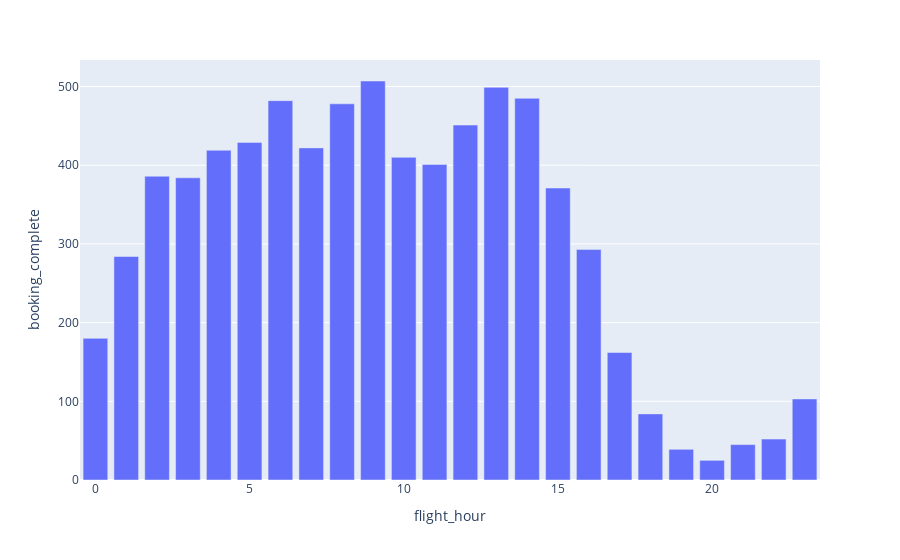

Notebook code for this chart:
### Code cell
fig = px.bar(reservationc_par_heure_de_vol, x='flight_hour',y='booking_complete')
fig.show()

### Figure 1 — Plotly figure (JSON) as saved in the notebook; plotly's stock layout.template omitted (floating-point values rounded to 4 significant figures)
{"data": [{"alignmentgroup": "True", "hovertemplate": "flight_hour=%{x}<br>booking_complete=%{y}<extra></extra>", "legendgroup": "", "marker": {"color": "#636efa", "pattern": {"shape": ""}}, "name": "", "offsetgroup": "", "orientation": "v", "showlegend": false, "textposition": "auto", "type": "bar", "x": [0, 1, 2, 3, 4, 5, 6, 7, 8, 9, 10, 11, 12, 13, 14, 15, 16, 17, 18, 19, 20, 21, 22, 23], "xaxis": "x", "y": [180, 284, 386, 384, 419, 429, 482, 422, 478, 507, 410, 401, 451, 499, 485, 371, 293, 162, 84, 39, 25, 45, 52, 103], "yaxis": "y"}], "layout": {"barmode": "relative", "legend": {"tracegroupgap": 0}, "margin": {"t": 60}, "xaxis": {"anchor": "y", "domain": [0, 1], "title": {"text": "flight_hour"}}, "yaxis": {"anchor": "x", "domain": [0, 1], "title": {"text": "booking_complete"}}}}
